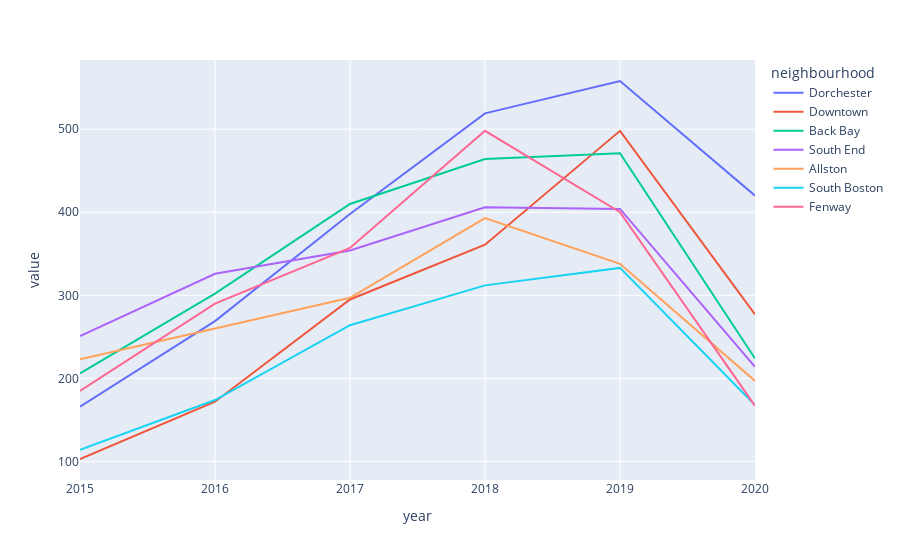

Notebook cell for this chart:
### Code cell
init_notebook_mode(connected = True)
fig = px.line(neighbourhood_data.toPandas(), x="year", y=["number_of_listings"], color='neighbourhood')
fig.show()

### Figure 1 — Plotly figure (JSON) as saved in the notebook; plotly's stock layout.template omitted (floating-point values rounded to 4 significant figures)
{"data": [{"hovertemplate": "neighbourhood=Dorchester<br>variable=number_of_listings<br>year=%{x}<br>value=%{y}<extra></extra>", "legendgroup": "Dorchester", "line": {"color": "#636efa", "dash": "solid"}, "mode": "lines", "name": "Dorchester", "orientation": "v", "showlegend": true, "type": "scatter", "x": [2020, 2019, 2018, 2017, 2016, 2015], "xaxis": "x", "y": [420, 558, 519, 398, 269, 166], "yaxis": "y"}, {"hovertemplate": "neighbourhood=Downtown<br>variable=number_of_listings<br>year=%{x}<br>value=%{y}<extra></extra>", "legendgroup": "Downtown", "line": {"color": "#EF553B", "dash": "solid"}, "mode": "lines", "name": "Downtown", "orientation": "v", "showlegend": true, "type": "scatter", "x": [2020, 2019, 2018, 2017, 2016, 2015], "xaxis": "x", "y": [277, 498, 361, 295, 172, 103], "yaxis": "y"}, {"hovertemplate": "neighbourhood=Back Bay<br>variable=number_of_listings<br>year=%{x}<br>value=%{y}<extra></extra>", "legendgroup": "Back Bay", "line": {"color": "#00cc96", "dash": "solid"}, "mode": "lines", "name": "Back Bay", "orientation": "v", "showlegend": true, "type": "scatter", "x": [2020, 2019, 2018, 2017, 2016, 2015], "xaxis": "x", "y": [224, 471, 464, 410, 302, 206], "yaxis": "y"}, {"hovertemplate": "neighbourhood=South End<br>variable=number_of_listings<br>year=%{x}<br>value=%{y}<extra></extra>", "legendgroup": "South End", "line": {"color": "#ab63fa", "dash": "solid"}, "mode": "lines", "name": "South End", "orientation": "v", "showlegend": true, "type": "scatter", "x": [2020, 2019, 2018, 2017, 2016, 2015], "xaxis": "x", "y": [214, 404, 406, 354, 326, 251], "yaxis": "y"}, {"hovertemplate": "neighbourhood=Allston<br>variable=number_of_listings<br>year=%{x}<br>value=%{y}<extra></extra>", "legendgroup": "Allston", "line": {"color": "#FFA15A", "dash": "solid"}, "mode": "lines", "name": "Allston", "orientation": "v", "showlegend": true, "type": "scatter", "x": [2020, 2019, 2018, 2017, 2016, 2015], "xaxis": "x", "y": [197, 338, 393, 297, 260, 223], "yaxis": "y"}, {"hovertemplate": "neighbourhood=South Boston<br>variable=number_of_listings<br>year=%{x}<br>value=%{y}<extra></extra>", "legendgroup": "South Boston", "line": {"color": "#19d3f3", "dash": "solid"}, "mode": "lines", "name": "South Boston", "orientation": "v", "showlegend": true, "type": "scatter", "x": [2020, 2019, 2018, 2017, 2016, 2015], "xaxis": "x", "y": [168, 333, 312, 264, 174, 114], "yaxis": "y"}, {"hovertemplate": "neighbourhood=Fenway<br>variable=number_of_listings<br>year=%{x}<br>value=%{y}<extra></extra>", "legendgroup": "Fenway", "line": {"color": "#FF6692", "dash": "solid"}, "mode": "lines", "name": "Fenway", "orientation": "v", "showlegend": true, "type": "scatter", "x": [2020, 2019, 2018, 2017, 2016, 2015], "xaxis": "x", "y": [167, 400, 498, 357, 290, 185], "yaxis": "y"}], "layout": {"legend": {"title": {"text": "neighbourhood"}, "tracegroupgap": 0}, "margin": {"t": 60}, "xaxis": {"anchor": "y", "domain": [0, 1], "title": {"text": "year"}}, "yaxis": {"anchor": "x", "domain": [0, 1], "title": {"text": "value"}}}}
